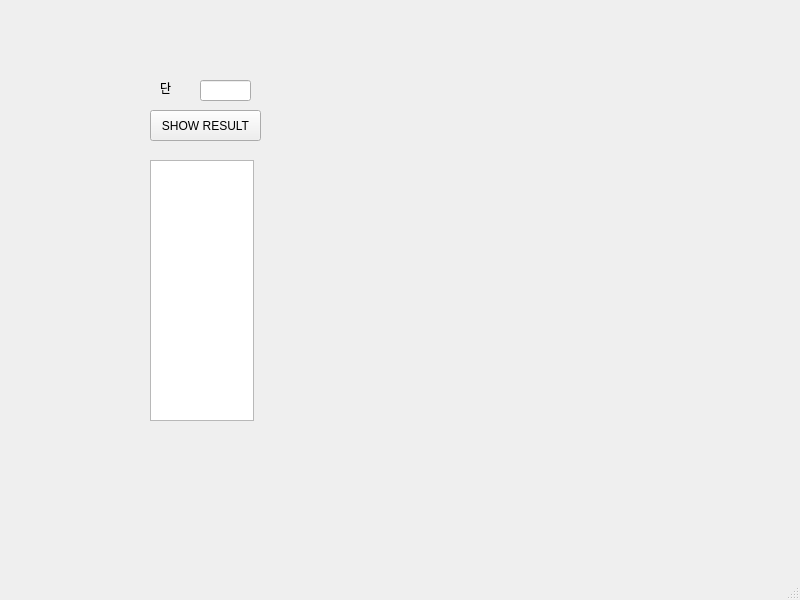
<?xml version="1.0" encoding="UTF-8"?>
<ui version="4.0">
 <class>MainWindow</class>
 <widget class="QMainWindow" name="MainWindow">
  <property name="geometry">
   <rect>
    <x>0</x>
    <y>0</y>
    <width>800</width>
    <height>600</height>
   </rect>
  </property>
  <property name="windowTitle">
   <string>MainWindow</string>
  </property>
  <widget class="QWidget" name="centralwidget">
   <widget class="QLabel" name="lbl">
    <property name="geometry">
     <rect>
      <x>160</x>
      <y>80</y>
      <width>41</width>
      <height>16</height>
     </rect>
    </property>
    <property name="accessibleName">
     <string/>
    </property>
    <property name="text">
     <string>단</string>
    </property>
   </widget>
   <widget class="QPushButton" name="pb">
    <property name="geometry">
     <rect>
      <x>150</x>
      <y>110</y>
      <width>111</width>
      <height>31</height>
     </rect>
    </property>
    <property name="text">
     <string>SHOW RESULT</string>
    </property>
   </widget>
   <widget class="QLineEdit" name="le1">
    <property name="geometry">
     <rect>
      <x>200</x>
      <y>80</y>
      <width>51</width>
      <height>21</height>
     </rect>
    </property>
    <property name="text">
     <string/>
    </property>
   </widget>
   <widget class="QTextEdit" name="te">
    <property name="geometry">
     <rect>
      <x>150</x>
      <y>160</y>
      <width>104</width>
      <height>261</height>
     </rect>
    </property>
   </widget>
  </widget>
  <widget class="QMenuBar" name="menubar">
   <property name="geometry">
    <rect>
     <x>0</x>
     <y>0</y>
     <width>800</width>
     <height>21</height>
    </rect>
   </property>
  </widget>
  <widget class="QStatusBar" name="statusbar"/>
 </widget>
 <resources/>
 <connections/>
</ui>
